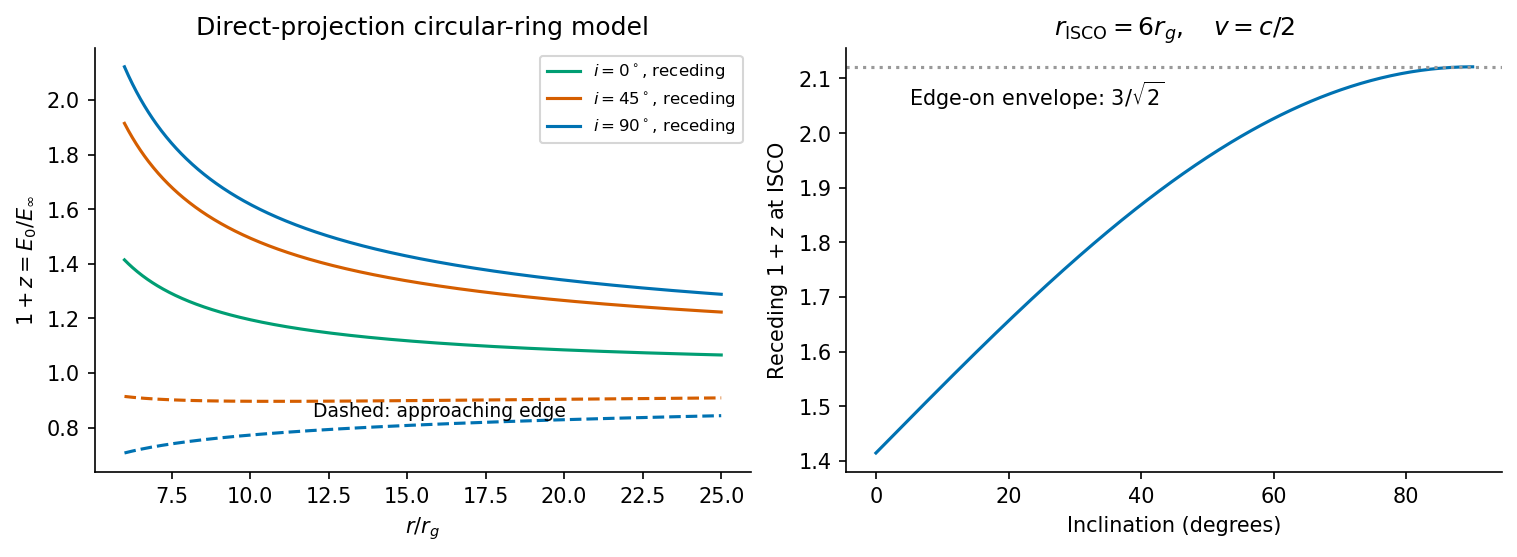

This figure's Python source:
"""Original explanatory calculation. Save the PNG basename in the working directory."""
import matplotlib
matplotlib.use("Agg")
import matplotlib.pyplot as plt
import numpy as np
plt.rcParams.update({"font.size":10,"axes.spines.top":False,"axes.spines.right":False})
def finish(fig,name):
    fig.savefig(name+".png",dpi=150,bbox_inches="tight",facecolor="white")
    plt.close(fig)

r=np.linspace(6,25,600)
fig,axs=plt.subplots(1,2,figsize=(10,3.6),layout="constrained")
for angle,color in [(0,"#009e73"),(45,"#d55e00"),(90,"#0072b2")]:
 base=(1-3/r)**(-.5);beta=1/np.sqrt(r-2);s=np.sin(np.deg2rad(angle))
 axs[0].plot(r,base*(1+beta*s),color=color,label=rf"$i={angle}^\circ$, receding")
 if angle:axs[0].plot(r,base*(1-beta*s),"--",color=color)
axs[0].set(xlabel=r"$r/r_g$",ylabel=r"$1+z=E_0/E_\infty$",title="Direct-projection circular-ring model")
axs[0].legend(fontsize=8)
axs[0].text(12,.84,"Dashed: approaching edge",fontsize=9)
i=np.linspace(0,90,300);z=np.sqrt(2)*(1+.5*np.sin(np.deg2rad(i)))
axs[1].plot(i,z,color="#0072b2")
axs[1].axhline(3/np.sqrt(2),ls=":",color="#999999")
axs[1].set(xlabel="Inclination (degrees)",ylabel=r"Receding $1+z$ at ISCO",title=r"$r_{\rm ISCO}=6r_g,\quad v=c/2$")
axs[1].text(5,2.05,r"Edge-on envelope: $3/\sqrt{2}$",fontsize=10)
finish(fig,"paper-1-disc-redshift")
